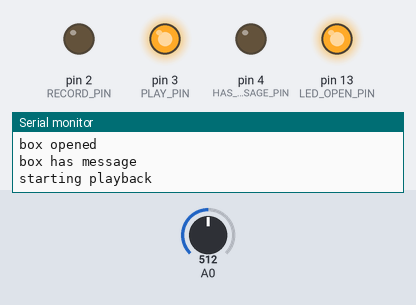
Simulated run of this sketch. Board: Arduino Uno, built with avr-gcc and run on an emulated ATmega328P. Shown: output pins drawn as LEDs (lit = HIGH), the last lines printed to the serial monitor. Inputs (shaded band) come from the test bench; at power-on: A0 = 512.

Above: at 1.2 s.
1.3 s: A0 set to 55
2.8 s: A0 set to 45
At 3.9 s:
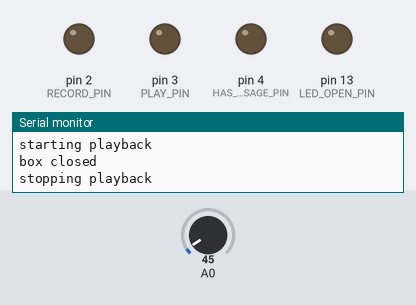
4.3 s: A0 set to 95
5.8 s: A0 set to 109
At 6.2 s:
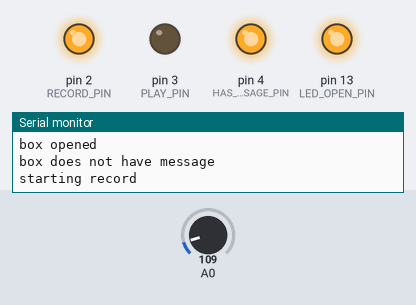
7.3 s: A0 set to 40
At 8.5 s:
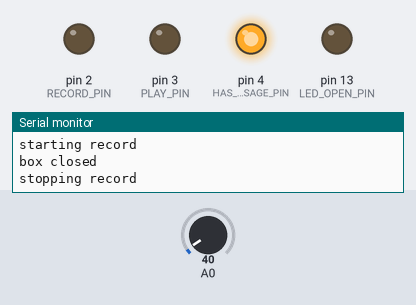
8.8 s: A0 set to 110
At 9.7 s:
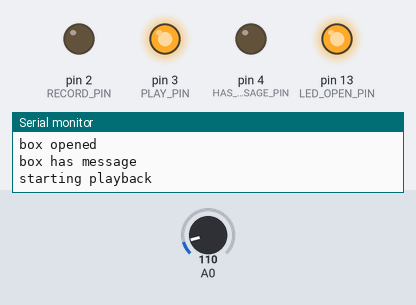
Timing chart, 0 to 11.3 s (numbered marks = the images above; inputs shaded):
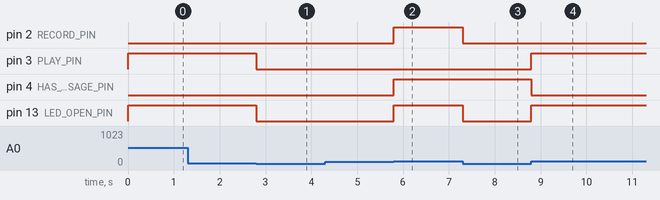

Measured:
- the behaviour switches between 50 and 49 on A0 (found by bisection; images 0 and 1)
- the behaviour switches between 100 and 101 on A0 (found by bisection; images 1 and 2)
- after the input at 1.3 s, every drawn part: stays the same
- after the input at 2.8 s, pin 3 (PLAY_PIN), pin 13 (LED_OPEN_PIN): HIGH → LOW at once
- after the input at 4.3 s, every drawn part: stays the same
- after the input at 5.8 s, pin 2 (RECORD_PIN), pin 4 (HAS_MESSAGE_PIN), pin 13 (LED_OPEN_PIN): LOW → HIGH at once
- after the input at 7.3 s, pin 2 (RECORD_PIN), pin 13 (LED_OPEN_PIN): HIGH → LOW at once
- after the input at 8.8 s, pin 3 (PLAY_PIN), pin 13 (LED_OPEN_PIN): LOW → HIGH at once; pin 4 (HAS_MESSAGE_PIN): HIGH → LOW at once

The sketch:

message_box.ino
```cpp
#include <EEPROM.h>

// initialization
bool has_message = false;
bool is_box_open = false;
bool last_is_box_open = false;
bool is_playing = false;
bool is_recording = false;

const int OPEN_THRESHOLD = 100;
const int CLOSED_THRESHOLD = 50; // a little bit of histeresis

const int LED_OPEN_PIN = 13;
const int RECORD_PIN = 2;
const int PLAY_PIN = 3;
const int HAS_MESSAGE_PIN = 4;

void read_has_message_from_eeprom() {
  int address = 0;
  byte value = EEPROM.read(address);
  has_message = value;
}

void setup() {
  // initialize the LED as an output:
  pinMode(LED_OPEN_PIN, OUTPUT);
  pinMode(RECORD_PIN, OUTPUT);
  pinMode(PLAY_PIN, OUTPUT);
  pinMode(HAS_MESSAGE_PIN, OUTPUT);
  // initialize serial communication:
  Serial.begin(9600);
  while (!Serial) {
    ; // wait for serial port to connect. Needed for native USB port only
  }
  read_has_message_from_eeprom();
}

void start_play_message() {
  if (!is_playing) {
    Serial.println("starting playback");
    digitalWrite(PLAY_PIN, HIGH);
  }
  is_playing = true;
}

void stop_play_message() {
  if (is_playing) {
    Serial.println("stopping playback");
    digitalWrite(PLAY_PIN, LOW);
  }
  is_playing = false;
}

void start_record_message() {
  if (!is_recording) {
    Serial.println("starting record");
    digitalWrite(RECORD_PIN, HIGH);
  }
  is_recording = true;
}

void stop_record_message() {
  if (is_recording) {
    Serial.println("stopping record");
    digitalWrite(RECORD_PIN, LOW);
  }
  is_recording = false;
}

void loop() {
  // monitor light sensor
  int sensor_value = analogRead(A0);
  if (sensor_value > OPEN_THRESHOLD) {
    is_box_open = true;
    digitalWrite(LED_OPEN_PIN, HIGH);
  } else if (sensor_value < CLOSED_THRESHOLD) {
    is_box_open = false;
    digitalWrite(LED_OPEN_PIN, LOW);
  }
  if (is_box_open && !last_is_box_open) {
    // box just opened, do the stuff
    Serial.println("box opened");
    if (has_message) {
      Serial.println("box has message");
      start_play_message();
      has_message = false;
    } else {
      Serial.println("box does not have message");
      start_record_message();
      has_message = true;
    }
  } else if (last_is_box_open && !is_box_open) {
    // box has been closed, stop doing the stuff
    Serial.println("box closed");
    if (is_recording) {
      stop_record_message();
    } else if (is_playing) {
      stop_play_message();
    }
  }
  if (has_message) {
    digitalWrite(HAS_MESSAGE_PIN, HIGH);
  } else {
    digitalWrite(HAS_MESSAGE_PIN, LOW);
  }
  last_is_box_open = is_box_open;
}
```
